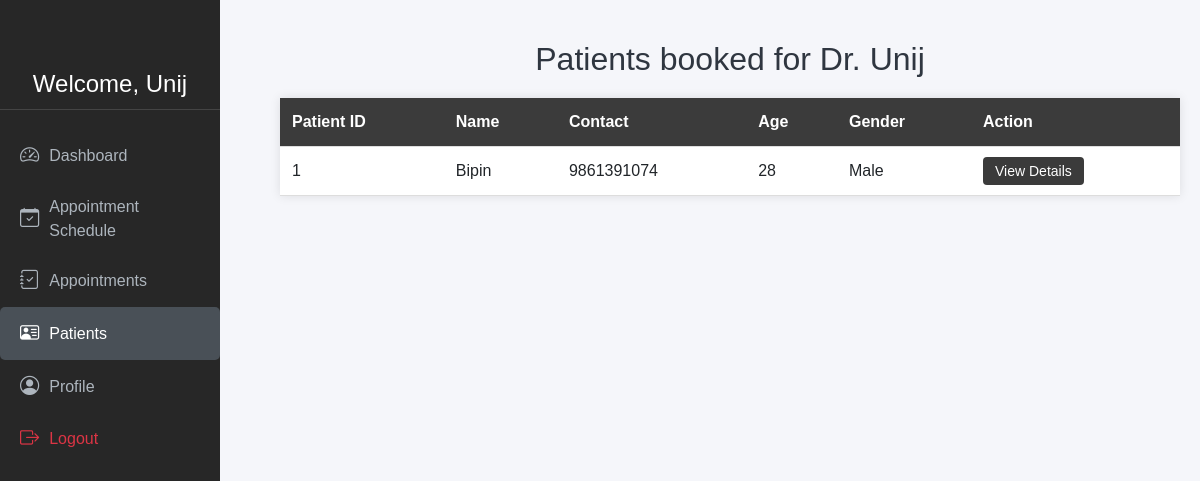
/Doctor/patient_details.php (signed in), run on the app's committed database.
### tables this page shows
CREATE TABLE `patients` (
  `id` int(11) NOT NULL,
  `doctor_id` int(11) DEFAULT NULL,
  `patient_name` varchar(100) NOT NULL,
  `email` varchar(100) NOT NULL,
  `password` varchar(255) NOT NULL,
  `contact_no` varchar(20) DEFAULT NULL,
  `age` int(3) DEFAULT NULL,
  `gender` enum('Male','Female','Other') DEFAULT 'Male',
  `reset_token` varchar(255) DEFAULT NULL,
  `reset_expiry` datetime DEFAULT NULL,
  `created_at` timestamp NOT NULL DEFAULT current_timestamp()
);

### Doctor/patient_details.php (the view, shortened to what this page needs)
<?php
include 'db.php';
$doctor_id = $_SESSION['doctor_id'];
$stmt = $con->prepare("
    SELECT p.id AS patient_id, p.patient_name, p.contact_no, p.age, p.gender
    FROM appointment_slots a
    JOIN patients p ON a.patient_id = p.id
    WHERE a.doctor_id = ? AND a.status = 'booked'
    ORDER BY p.patient_name
");
$stmt->bind_param("i", $doctor_id);
$stmt->execute();
$result = $stmt->get_result();
?>
<!DOCTYPE html>
<html lang="en">
<head>
<?php include 'sidebar.php'; ?>
</head>
<body>
<div class="main-content">
    <div class="content-wrapper">
        <h2>Patients booked for Dr. <?= htmlspecialchars($doctor_name) ?></h2>
        <?php if ($result->num_rows > 0): ?>
        <table>
            <tr>
                <th>Patient ID</th>
                <th>Name</th>
                <th>Contact</th>
                <th>Age</th>
                <th>Gender</th>
                <th>Action</th>
            </tr>
            <?php while($row = $result->fetch_assoc()): ?>
            <tr>
                <td><?= htmlspecialchars($row['patient_id']) ?></td>
                <td><?= htmlspecialchars($row['patient_name']) ?></td>
                <td><?= htmlspecialchars($row['contact_no']) ?></td>
                <td><?= htmlspecialchars($row['age']) ?></td>
                <td><?= htmlspecialchars($row['gender']) ?></td>
                <td>
                    <a class="view-btn" href="view_patient.php?id=<?= $row['patient_id'] ?>">View Details</a>
                </td>
            </tr>
            <?php endwhile; ?>
        </table>
        <?php else: ?>
        <p>No patients have booked appointments for you yet.</p>
        <?php endif; ?>
    </div>
</div>
</body>
</html>

### Doctor/sidebar.php (style rules this page uses)
body { font-family: Arial, sans-serif; background: #f8f9fa; margin: 0; }

### Doctor/patient_details.php (style rules this page uses)
body { font-family: Arial, sans-serif; background-color: #f5f6fa; margin: 0; padding: 0; display: flex; }
.main-content { flex: 1; display: flex; justify-content: center; padding: 40px 20px; box-sizing: border-box; min-height: 100vh; }
.content-wrapper { width: 100%; max-width: 900px; }
h2 { color: #2f3640; margin-bottom: 20px; text-align: center; }
table { border-collapse: collapse; width: 100%; background-color: #ffffff; box-shadow: 0 0 10px rgba(0,0,0,0.1); }
th, td { text-align: left; padding: 12px; border-bottom: 1px solid #ddd; }
th { background-color: #3b3b3bff; color: white; }
.view-btn { background-color: #3b3b3bff; color: white; padding: 6px 12px; border: none; border-radius: 4px; text-decoration: none; font-size: 14px; cursor: pointer; }

### data on the page
patients: id "1", patient_name "Bipin", contact_no "9861391074", age "28", gender "Male"

### other printed values
$doctor_name "Unij"
